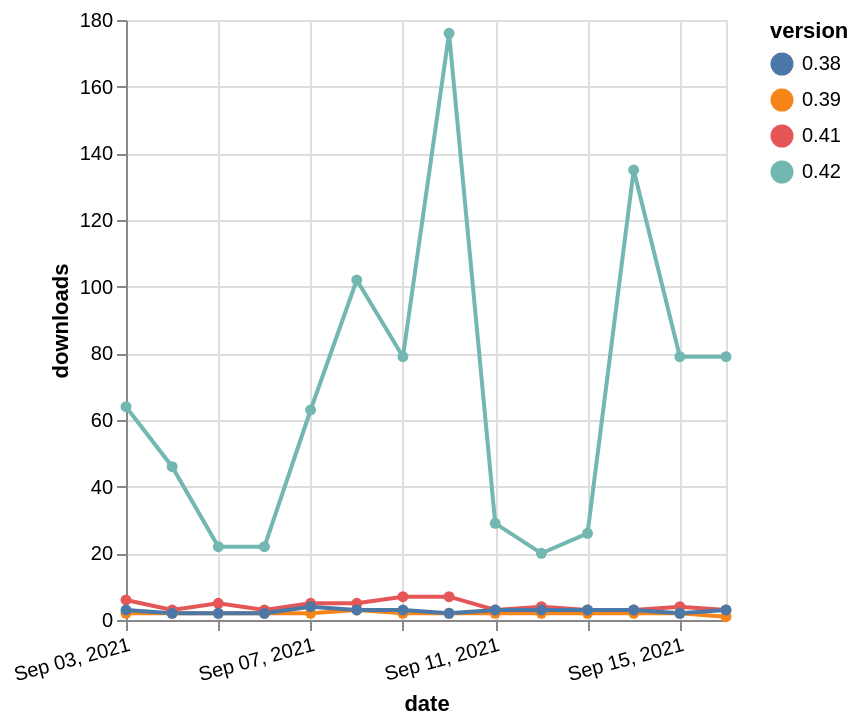

Source (Vega-Lite JSON):
### Vega-Lite specification from a JSON file in a GitHub repository (floating-point values rounded to 4 significant figures)
{"$schema": "https://vega.github.io/schema/vega-lite/v5.json", "description": "A simple bar chart with embedded data.", "data": {"values": [{"date": "2021-09-03", "total": 6521, "delta": 2, "version": "0.39"}, {"date": "2021-09-04", "total": 6523, "delta": 2, "version": "0.39"}, {"date": "2021-09-05", "total": 6525, "delta": 2, "version": "0.39"}, {"date": "2021-09-06", "total": 6527, "delta": 2, "version": "0.39"}, {"date": "2021-09-07", "total": 6529, "delta": 2, "version": "0.39"}, {"date": "2021-09-08", "total": 6532, "delta": 3, "version": "0.39"}, {"date": "2021-09-09", "total": 6534, "delta": 2, "version": "0.39"}, {"date": "2021-09-10", "total": 6536, "delta": 2, "version": "0.39"}, {"date": "2021-09-11", "total": 6538, "delta": 2, "version": "0.39"}, {"date": "2021-09-12", "total": 6540, "delta": 2, "version": "0.39"}, {"date": "2021-09-13", "total": 6542, "delta": 2, "version": "0.39"}, {"date": "2021-09-14", "total": 6544, "delta": 2, "version": "0.39"}, {"date": "2021-09-15", "total": 6546, "delta": 2, "version": "0.39"}, {"date": "2021-09-16", "total": 6547, "delta": 1, "version": "0.39"}, {"date": "2021-09-03", "total": 21351, "delta": 6, "version": "0.41"}, {"date": "2021-09-04", "total": 21354, "delta": 3, "version": "0.41"}, {"date": "2021-09-05", "total": 21359, "delta": 5, "version": "0.41"}, {"date": "2021-09-06", "total": 21362, "delta": 3, "version": "0.41"}, {"date": "2021-09-07", "total": 21367, "delta": 5, "version": "0.41"}, {"date": "2021-09-08", "total": 21372, "delta": 5, "version": "0.41"}, {"date": "2021-09-09", "total": 21379, "delta": 7, "version": "0.41"}, {"date": "2021-09-10", "total": 21386, "delta": 7, "version": "0.41"}, {"date": "2021-09-11", "total": 21389, "delta": 3, "version": "0.41"}, {"date": "2021-09-12", "total": 21393, "delta": 4, "version": "0.41"}, {"date": "2021-09-13", "total": 21396, "delta": 3, "version": "0.41"}, {"date": "2021-09-14", "total": 21399, "delta": 3, "version": "0.41"}, {"date": "2021-09-15", "total": 21403, "delta": 4, "version": "0.41"}, {"date": "2021-09-16", "total": 21406, "delta": 3, "version": "0.41"}, {"date": "2021-09-03", "total": 52511, "delta": 64, "version": "0.42"}, {"date": "2021-09-04", "total": 52557, "delta": 46, "version": "0.42"}, {"date": "2021-09-05", "total": 52579, "delta": 22, "version": "0.42"}, {"date": "2021-09-06", "total": 52601, "delta": 22, "version": "0.42"}, {"date": "2021-09-07", "total": 52664, "delta": 63, "version": "0.42"}, {"date": "2021-09-08", "total": 52766, "delta": 102, "version": "0.42"}, {"date": "2021-09-09", "total": 52845, "delta": 79, "version": "0.42"}, {"date": "2021-09-10", "total": 53021, "delta": 176, "version": "0.42"}, {"date": "2021-09-11", "total": 53050, "delta": 29, "version": "0.42"}, {"date": "2021-09-12", "total": 53070, "delta": 20, "version": "0.42"}, {"date": "2021-09-13", "total": 53096, "delta": 26, "version": "0.42"}, {"date": "2021-09-14", "total": 53231, "delta": 135, "version": "0.42"}, {"date": "2021-09-15", "total": 53310, "delta": 79, "version": "0.42"}, {"date": "2021-09-16", "total": 53389, "delta": 79, "version": "0.42"}, {"date": "2021-09-03", "total": 20593, "delta": 3, "version": "0.38"}, {"date": "2021-09-04", "total": 20595, "delta": 2, "version": "0.38"}, {"date": "2021-09-05", "total": 20597, "delta": 2, "version": "0.38"}, {"date": "2021-09-06", "total": 20599, "delta": 2, "version": "0.38"}, {"date": "2021-09-07", "total": 20603, "delta": 4, "version": "0.38"}, {"date": "2021-09-08", "total": 20606, "delta": 3, "version": "0.38"}, {"date": "2021-09-09", "total": 20609, "delta": 3, "version": "0.38"}, {"date": "2021-09-10", "total": 20611, "delta": 2, "version": "0.38"}, {"date": "2021-09-11", "total": 20614, "delta": 3, "version": "0.38"}, {"date": "2021-09-12", "total": 20617, "delta": 3, "version": "0.38"}, {"date": "2021-09-13", "total": 20620, "delta": 3, "version": "0.38"}, {"date": "2021-09-14", "total": 20623, "delta": 3, "version": "0.38"}, {"date": "2021-09-15", "total": 20625, "delta": 2, "version": "0.38"}, {"date": "2021-09-16", "total": 20628, "delta": 3, "version": "0.38"}]}, "width": "container", "mark": {"type": "line", "point": {"filled": true}}, "encoding": {"x": {"field": "date", "type": "temporal", "timeUnit": "yearmonthdate", "title": "date", "axis": {"labelAngle": -15}}, "y": {"field": "delta", "type": "quantitative", "title": "downloads"}, "color": {"field": "version", "type": "nominal"}, "tooltip": {"field": "delta"}}}
